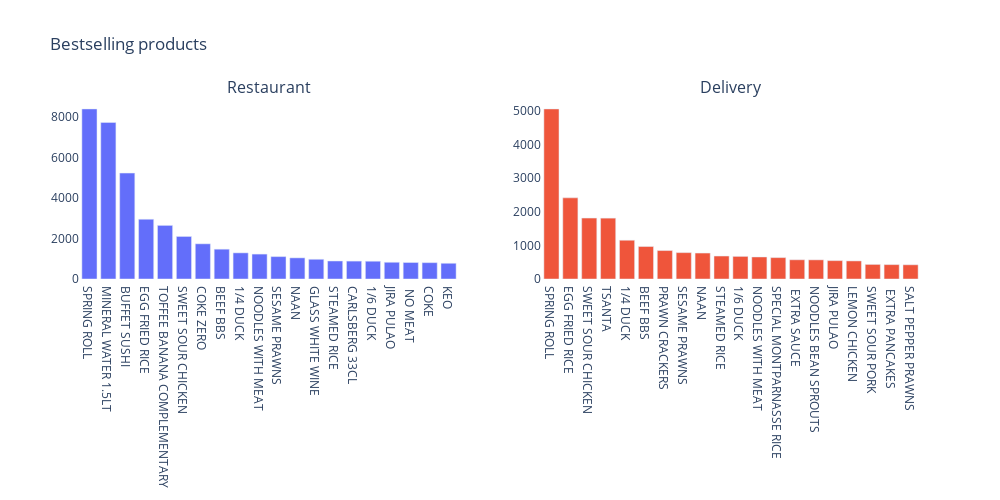

The cell this chart's notebook holds for it:
### Markdown cell above
### Explore best selling products

### Code cell
p_rest= df[df.IsDelivery == 0][["ProductDesignation","Qty"]].groupby(["ProductDesignation"]).sum().sort_values(by = "Qty", ascending = False).reset_index() 
p_deli= df[df.IsDelivery == 1][["ProductDesignation","Qty"]].groupby(["ProductDesignation"]).sum().sort_values(by = "Qty", ascending = False).reset_index() 

fig = make_subplots(1,2, subplot_titles=["Restaurant", "Delivery"])

fig.add_trace(go.Bar(name='Restaurant', x=p_rest['ProductDesignation'][0:20], y=p_rest["Qty"][0:20]),1,1)
# exclude delivery charge
fig.add_trace(go.Bar(name='Deliveries', x=p_deli[p_deli['ProductDesignation']!= "DELIVERY CHARGE"]['ProductDesignation'][0:20], y=p_deli[p_deli['ProductDesignation']!= "DELIVERY CHARGE"]["Qty"][0:20]),1,2)

fig.update_layout(height=500, width=1000, title_text="Bestselling products", showlegend=False, plot_bgcolor="white")

fig.show()

### Figure 1 — Plotly figure (JSON) as saved in the notebook; plotly's stock layout.template omitted (floating-point values rounded to 4 significant figures)
{"data": [{"name": "Restaurant", "type": "bar", "x": ["SPRING ROLL", "MINERAL WATER 1.5LT", "BUFFET SUSHI", "EGG FRIED RICE", "TOFFEE BANANA COMPLEMENTARY", "SWEET SOUR CHICKEN", "COKE ZERO", "BEEF BBS", "1/4 DUCK", "NOODLES WITH MEAT", "SESAME PRAWNS", "NAAN", "GLASS WHITE WINE", "STEAMED RICE", "CARLSBERG 33CL", "1/6 DUCK", "JIRA PULAO", " NO MEAT", "COKE", "KEO"], "xaxis": "x", "y": [8398, 7731, 5231, 2951, 2647, 2101, 1738, 1472, 1291, 1230, 1106, 1044, 974, 889, 884, 878, 826, 815, 807, 777], "yaxis": "y"}, {"name": "Deliveries", "type": "bar", "x": ["SPRING ROLL", "EGG FRIED RICE", "SWEET SOUR CHICKEN", "TSANTA", "1/4 DUCK", "BEEF BBS", "PRAWN CRACKERS", "SESAME PRAWNS", "NAAN", "STEAMED RICE", "1/6 DUCK", "NOODLES WITH MEAT", "SPECIAL MONTPARNASSE RICE", " EXTRA SAUCE", "NOODLES BEAN SPROUTS", "JIRA PULAO", "LEMON CHICKEN", "SWEET SOUR PORK", " EXTRA PANCAKES", "SALT PEPPER PRAWNS"], "xaxis": "x2", "y": [5063, 2416, 1815, 1812, 1154, 967, 847, 785, 773, 684, 673, 656, 637, 572, 570, 547, 538, 434, 428, 423], "yaxis": "y2"}], "layout": {"annotations": [{"font": {"size": 16}, "showarrow": false, "text": "Restaurant", "x": 0.225, "xanchor": "center", "xref": "paper", "y": 1, "yanchor": "bottom", "yref": "paper"}, {"font": {"size": 16}, "showarrow": false, "text": "Delivery", "x": 0.775, "xanchor": "center", "xref": "paper", "y": 1, "yanchor": "bottom", "yref": "paper"}], "height": 500, "plot_bgcolor": "white", "showlegend": false, "title": {"text": "Bestselling products"}, "width": 1000, "xaxis": {"anchor": "y", "domain": [0, 0.45]}, "xaxis2": {"anchor": "y2", "domain": [0.55, 1]}, "yaxis": {"anchor": "x", "domain": [0, 1]}, "yaxis2": {"anchor": "x2", "domain": [0, 1]}}}
